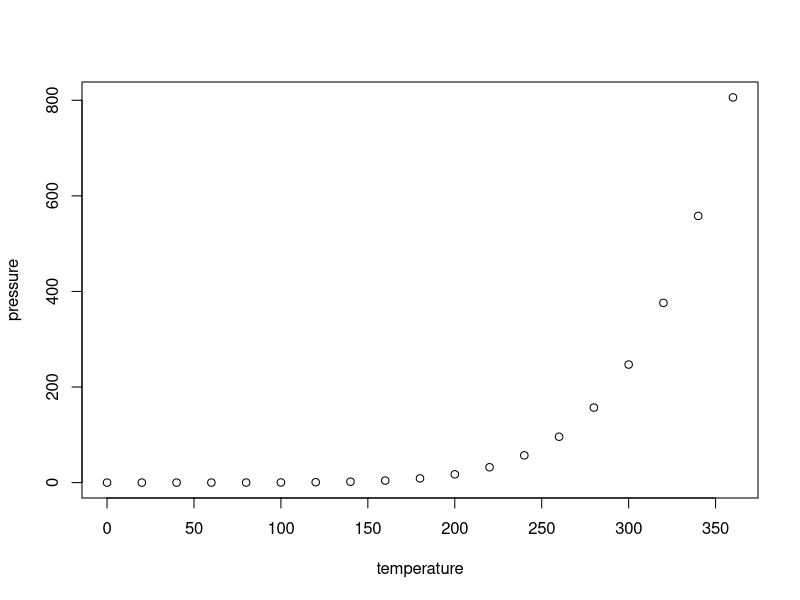
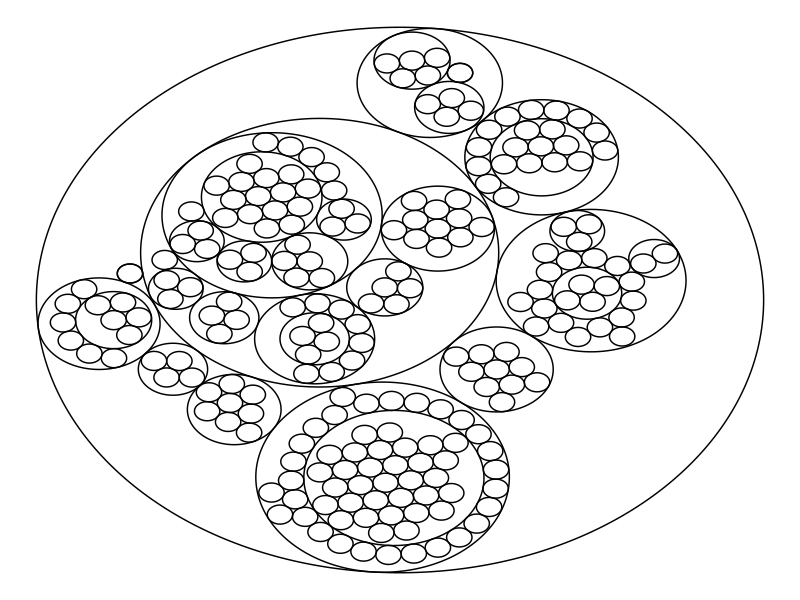

Write R code to recreate these figures, in order.
## ---- chunk 1
knitr::opts_chunk$set(echo = TRUE)
## ---- chunk 2
summary(cars)
## ---- chunk 3
plot(pressure)
## ---- chunk 4
# Libraries
library(ggraph)
library(igraph)
library(tidyverse)
 
# We need a data frame giving a hierarchical structure. Let's consider the flare dataset:
edges <- flare$edges
 
# Usually we associate another dataset that give information about each node of the dataset:
vertices <- flare$vertices
 
# Then we have to make a 'graph' object using the igraph library:
mygraph <- graph_from_data_frame( edges, vertices=vertices )
 
# Make the plot
ggraph(mygraph, layout = 'circlepack') + 
  geom_node_circle() +
  theme_void()
